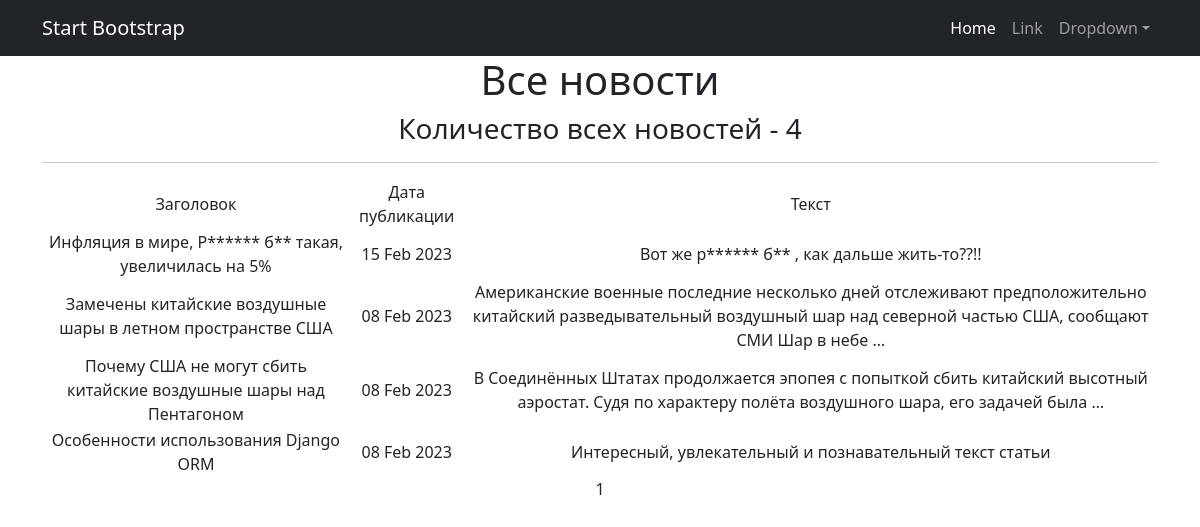
Before: /news/ with the older database file.
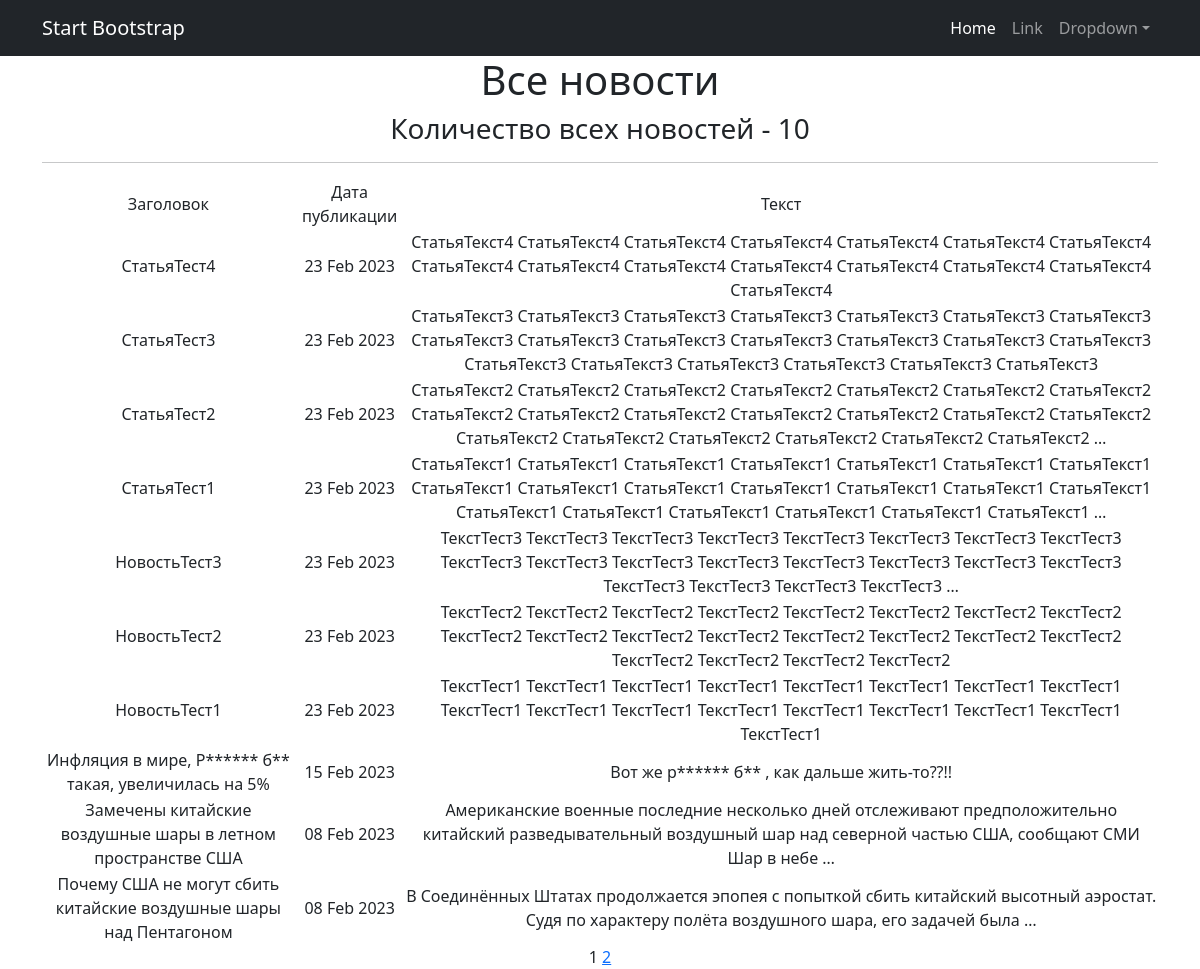
After: the same page with the newer database file.
### news/models.py (models this page shows, shortened)
class Post(models.Model):
    TYPES = [
        ('P', 'Статья'),  # P for "post"
        ('N', 'Новость')   # N for "news"
    ]
    author = models.ForeignKey(Author, on_delete=models.CASCADE)
    post_type = models.CharField(max_length=1, choices=TYPES, default='P')
    creation_time = models.DateTimeField(auto_now_add=True)
    categories = models.ManyToManyField('Category', through='PostCategory')
    title = models.CharField(max_length=255, blank=False)
    text = models.TextField(blank=False)
    post_rating = models.FloatField(default=0.0)

### news/views.py (the view)
# urls.py: path('', NewsList.as_view(), name='news_list'),
class NewsList(ListView):
    model = Post
    ordering = '-creation_time'
    template_name = 'news_list.html'
    context_object_name = 'news_list'
    paginate_by = 10

### news/templatetags/custom_filters.py (called while the page is built)
@register.filter()
def length(list):
    return len(list)

@register.filter()
def censor(value):
    bad_words = ('редиска', 'бля')
    if not isinstance(value, str):
        raise TypeError(f"unresolved type '{type(value)}' expected  type 'str'")
    for word in value.split():
        if word.lower() in bad_words:
            value = value.replace(word, f"{word[0]}{'*' * (len(word) - 1)}")
    return value

### news/templatetags/test.py (called while the page is built)
def censor(value):
    bad_words = ('редиска', 'бля')
    if not isinstance(value, str):
        raise TypeError(f"unresolved type '{type(value)}' expected  type 'str'")
    for word in value.split():
        if word.lower() in bad_words:
            value = value.replace(word, f"{word[0]}{'*' * (len(word) - 1)}")

### templates/news_list.html (shortened to what this page needs)
{% extends 'flatpages/default.html' %}
{% load custom_filters %}
{% block content %}
    <h1>Все новости</h1>
    <h3> Количество всех новостей - {{ news_list|length }}</h3>
    <hr>
    {% if news_list %}
        <table>
            <tr>
                <td>Заголовок</td>
                <td>Дата публикации</td>
                <td>Текст</td>
            </tr>
            {% for news_detail in news_list %}
            <tr>
                <td>{{ news_detail.title|censor }}</td>
                <td>{{ news_detail.creation_time|date:'d M Y' }}</td>
                <td>{{ news_detail.text|truncatewords:20|censor }}</td>
            </tr>
            {% endfor %}
        </table>
    {% else %}
        <h2>Новостей нет!</h2>
    {% endif %}
   {{ page_obj.number }}
   {% if page_obj.has_next %}
       <a href="?page={{ page_obj.next_page_number }}">{{ page_obj.next_page_number }}</a>
   {% endif %}
{% endblock content %}

### templates/flatpages/default.html (shortened to what this page needs)
<!DOCTYPE html>
<html lang="en">
    <head>
        {% load static %}
        <link href="{% static 'css/styles.css' %}" rel="stylesheet" />
    </head>
    <body>
        <nav class="navbar navbar-expand-lg navbar-dark bg-dark">
            <div class="container">
                <a class="navbar-brand" href="#">Start Bootstrap</a>
                <div class="collapse navbar-collapse" id="navbarSupportedContent">
                    <ul class="navbar-nav ms-auto mb-2 mb-lg-0">
                        <li class="nav-item"><a class="nav-link active" aria-current="page" href="#">Home</a></li>
                        <li class="nav-item"><a class="nav-link" href="#">Link</a></li>
                        <li class="nav-item dropdown">
                            <a class="nav-link dropdown-toggle" id="navbarDropdown" href="#" role="button" data-bs-toggle="dropdown" aria-expanded="false">Dropdown</a>
                        </li>
                    </ul>
                </div>
            </div>
        </nav>
        <div class="container">
           <div class="row">
               <div class="col-lg-12 text-center">
                   {% block content %}{% endblock content %}
               </div>
           </div>
        </div>
    </body>
</html>

Changed rows visible on the page:
no longer on this page (row unchanged): Post: title|censor "Особенности использования Django ORM", creation_time "08 Feb 2023", text|censor "Интересный, увлекательный и познавательный текст статьи"
added Post: title|censor "СтатьяТест4", creation_time "23 Feb 2023", text|censor "СтатьяТекст4 СтатьяТекст4 СтатьяТекст4 СтатьяТекст4 СтатьяТекст4 СтатьяТекст4 СтатьяТекст4 СтатьяТекст4 СтатьяТекст4 СтатьяТекст4 СтатьяТекст4 СтатьяТекст4 СтатьяТекст4 СтатьяТекст4 СтатьяТекст4"
added Post: title|censor "СтатьяТест3", creation_time "23 Feb 2023", text|censor "СтатьяТекст3 СтатьяТекст3 СтатьяТекст3 СтатьяТекст3 СтатьяТекст3 СтатьяТекст3 СтатьяТекст3 СтатьяТекст3 СтатьяТекст3 СтатьяТекст3 СтатьяТекст3 СтатьяТекст3 СтатьяТекст3 СтатьяТекст3 СтатьяТекст3 СтатьяТекст3 СтатьяТекст3 СтатьяТекст3 СтатьяТекст3 СтатьяТекст3"
added Post: title|censor "СтатьяТест2", creation_time "23 Feb 2023", text|censor "СтатьяТекст2 СтатьяТекст2 СтатьяТекст2 СтатьяТекст2 СтатьяТекст2 СтатьяТекст2 СтатьяТекст2 СтатьяТекст2 СтатьяТекст2 СтатьяТекст2 СтатьяТекст2 СтатьяТекст2 СтатьяТекст2 СтатьяТекст2 СтатьяТекст2 СтатьяТекст2 СтатьяТекст2 СтатьяТекст2 СтатьяТекст2 СтатьяТекст2 …"
added Post: title|censor "СтатьяТест1", creation_time "23 Feb 2023", text|censor "СтатьяТекст1 СтатьяТекст1 СтатьяТекст1 СтатьяТекст1 СтатьяТекст1 СтатьяТекст1 СтатьяТекст1 СтатьяТекст1 СтатьяТекст1 СтатьяТекст1 СтатьяТекст1 СтатьяТекст1 СтатьяТекст1 СтатьяТекст1 СтатьяТекст1 СтатьяТекст1 СтатьяТекст1 СтатьяТекст1 СтатьяТекст1 СтатьяТекст1 …"
added Post: title|censor "НовостьТест3", creation_time "23 Feb 2023", text|censor "ТекстТест3 ТекстТест3 ТекстТест3 ТекстТест3 ТекстТест3 ТекстТест3 ТекстТест3 ТекстТест3 ТекстТест3 ТекстТест3 ТекстТест3 ТекстТест3 ТекстТест3 ТекстТест3 ТекстТест3 ТекстТест3 ТекстТест3 ТекстТест3 ТекстТест3 ТекстТест3 …"
added Post: title|censor "НовостьТест2", creation_time "23 Feb 2023", text|censor "ТекстТест2 ТекстТест2 ТекстТест2 ТекстТест2 ТекстТест2 ТекстТест2 ТекстТест2 ТекстТест2 ТекстТест2 ТекстТест2 ТекстТест2 ТекстТест2 ТекстТест2 ТекстТест2 ТекстТест2 ТекстТест2 ТекстТест2 ТекстТест2 ТекстТест2 ТекстТест2"
added Post: title|censor "НовостьТест1", creation_time "23 Feb 2023", text|censor "ТекстТест1 ТекстТест1 ТекстТест1 ТекстТест1 ТекстТест1 ТекстТест1 ТекстТест1 ТекстТест1 ТекстТест1 ТекстТест1 ТекстТест1 ТекстТест1 ТекстТест1 ТекстТест1 ТекстТест1 ТекстТест1 ТекстТест1"
Other visible differences:
{{ news_list|length }}: "4" → "10"
{{ page_obj.next_page_number }}: (not shown) → "2"
